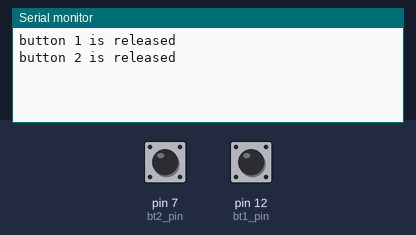
The sketch below on a simulated Arduino Uno, built with avr-gcc and run on an emulated ATmega328P. Shown: the last lines printed to the serial monitor. The inputs (shaded band) are chosen by the test bench; at power-on: pin 7 (bt2_pin) HIGH, pin 12 (bt1_pin) HIGH.

Above: at 1.2 s.
1.3 s: pin 7 (bt2_pin) pulled LOW for 0.15 s
At 1.43 s:
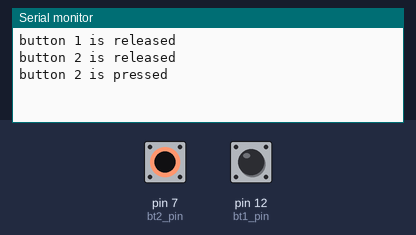
2.9 s: pin 12 (bt1_pin) pulled LOW for 0.15 s
At 3.5 s:
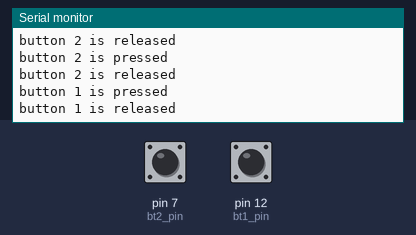

The sketch:

040_botao2_debounce.ino
```cpp
// botoes pins
int bt1_pin = 12;
int bt2_pin = 7;

//variavel para conter o estado do botao
int bt1_read, bt2_read;

// variavel que contem o ultimo estado em que o botao se encontra,
// serve como termo de comparação na lógica de "debounce"
int bt1_read_last, bt2_read_last;

void setup() {
  Serial.begin(9600);
  pinMode(bt1_pin, INPUT_PULLUP);
  pinMode(bt2_pin, INPUT_PULLUP);
}

void loop() {
  // leitura do estado do botao
  bt1_read = digitalRead(bt1_pin);
  bt2_read = digitalRead(bt2_pin);

  // debounce bt1
  if (bt1_read == 1 && bt1_read_last == 0)
  {
    Serial.println("button 1 is released");
  }
  else if (bt1_read == 0 && bt1_read_last == 1)
  {
    Serial.println("button 1 is pressed");
  }


  // debounce bt2
  if (bt2_read == 1 && bt2_read_last == 0)
  {
    Serial.println("button 2 is released");
  }
  else if (bt2_read == 0 && bt2_read_last == 1)
  {
    Serial.println("button 2 is pressed");
  }

  // actualizar o ultimo estado
  bt1_read_last = bt1_read;
  bt2_read_last = bt2_read;
}
```

Measured:
- after the input at 1.3 s, the serial monitor: prints a new line at once (image 1)
- after the input at 2.9 s, the serial monitor: prints a new line at once (image 2)
